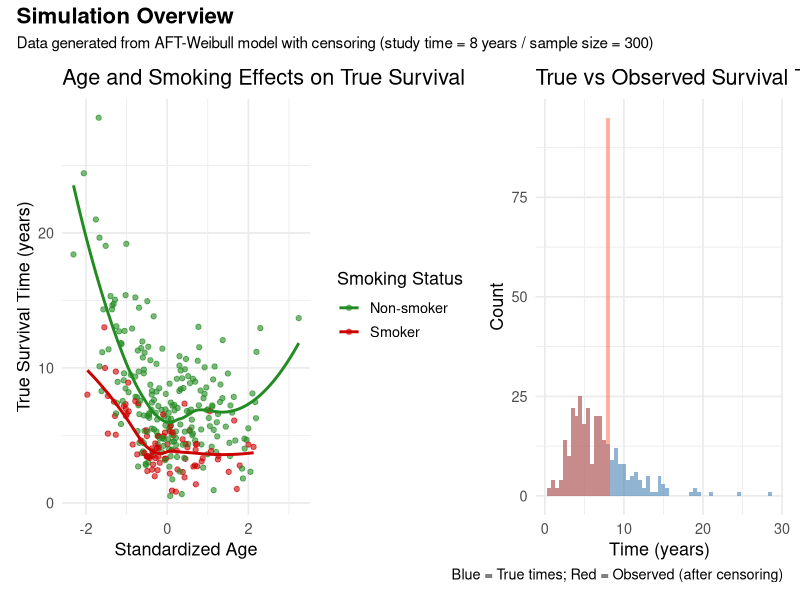
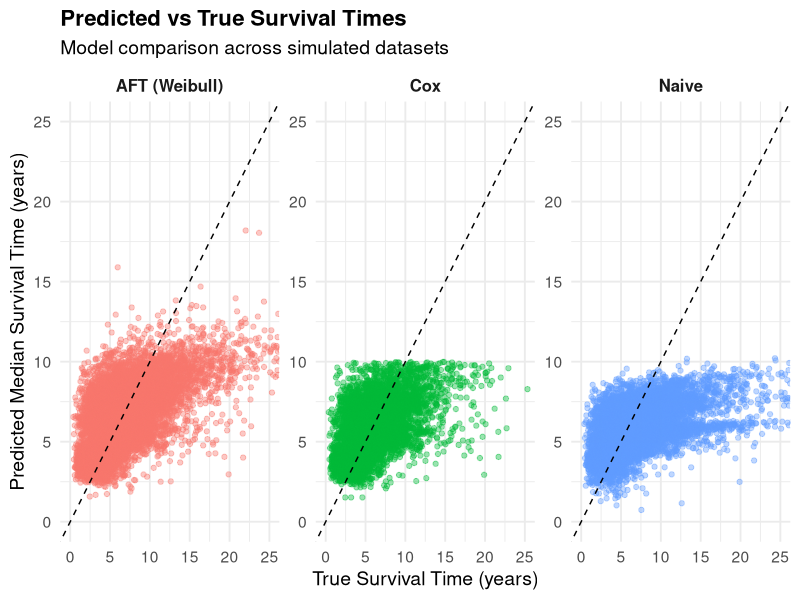
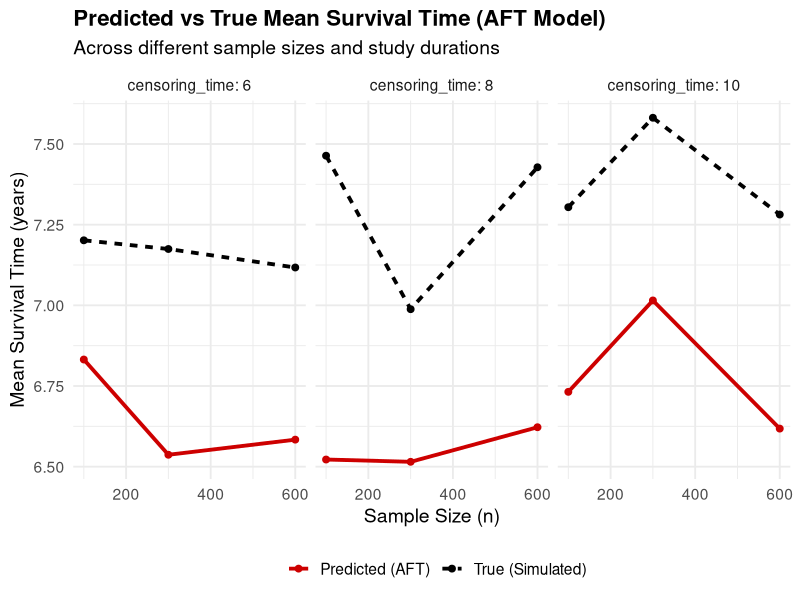
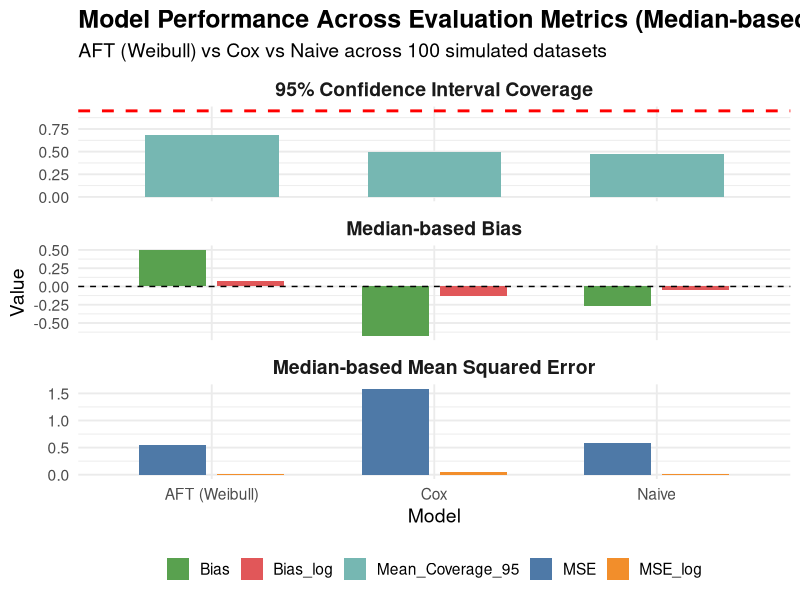

Here is the R script that generated these plots, in order:
# AFT Weibull Simulation with Multiple Sample Sizes and Censoring Schemes
# Model: T = T_0 * exp(η_AFT) where T_0 ~ Weibull(shape=α, scale=β)
# η_AFT = b_age * age_binary + b_smoker * smoker + b_sex * sex

library(dplyr)
library(tidyr)
library(survival)
library(purrr)
library(ggplot2)
library(patchwork)

### 1. Generate the data
set.seed(3456)

# Sample sizes to generate
n_points <- c(100, 300, 600)

# Censoring times (study end dates) #Chronic Non-Communicable Diseases
time1 <- 6 # years
time2 <- 8 # years  
time3 <- 10 # years
censoring_times <- c(time1, time2, time3)

# AFT Weibull parameters
alpha <- 3 # Weibull shape parameter
L_med <- 6  # Desired median lifetime for baseline group (years)
beta <- L_med / (log(2))^(1 / alpha)  # Weibull scale parameter

# AFT coefficients
b_age <- -0.25                 # Age effect
b_age2   <- 0.15 
b_smoker <- -0.6              # Smoking effect
b_sex <- 0.2                 # Sex effect

# Generate the data
gen_data <- function(n) {
  age_raw <- rnorm(n, 70, 10) #mean = 70, sd = 10
  age_std <- (age_raw - 70) / 10
  smoker  <- rbinom(n, 1, 0.3) #binary, with 30% split randomly (30% = 1 = smoker)
  sex     <- rbinom(n, 1, 0.5) #binary, with 50% split randomly
  
  # Model with parameters  
  lp <- b_age * age_std + b_age2 * (age_std^2) + b_smoker * smoker + b_sex * sex
  
  # Baseline Weibull
  T0 <- rweibull(n, shape = alpha, scale = beta)
  
  # Model with weibull baseline
  true_time <- T0 * exp(lp)
  
  # Data frame
  data.frame(
    age_std  = age_std,
    age_std2 = age_std^2,
    smoker   = smoker,
    sex      = sex,
    true_time = true_time
  )
}

# Apply censoring -> ctime = study time
apply_censoring <- function(true_time, ctime) {
  time_obs  <- pmin(true_time, ctime)
  event_obs <- as.numeric(true_time <= ctime)
  data.frame(
    time_obs = time_obs,
    event_obs = event_obs,
    censoring_rate = 1 - mean(event_obs) # mean() -> percent of event happening
  )
}

# Show an example of generated data
set.seed(123)
#example
n <- 300
ctime <- 8
#from generated data
example_df <- gen_data(n)
censored_df <- apply_censoring(example_df$true_time, ctime)
example_data <- cbind(example_df, censored_df)

# Table for example
print(head(example_data, 10))

# p1: Age vs True survival time
p1 <- ggplot(example_data, aes(x = age_std, y = true_time, color = factor(smoker))) +
  geom_point(alpha = 0.6) +
  geom_smooth(method = "loess", se = FALSE) +
  scale_color_manual(values = c("forestgreen", "red3"),
                     labels = c("Non-smoker", "Smoker")) +
  labs(
    title = "Age and Smoking Effects on True Survival",
    x = "Standardized Age", y = "True Survival Time (years)",
    color = "Smoking Status"
  ) +
  theme_minimal(base_size = 13)

# p2: True vs Observed survival times
p2 <- ggplot(example_data, aes(x = true_time)) +
  geom_histogram(binwidth = 0.5, fill = "steelblue", alpha = 0.6) +
  geom_histogram(aes(x = time_obs), binwidth = 0.5, fill = "tomato", alpha = 0.5) +
  labs(
    title = "True vs Observed Survival Times",
    x = "Time (years)", y = "Count",
    caption = "Blue = True times; Red = Observed (after censoring)"
  ) +
  theme_minimal(base_size = 13)

# Simulation Overview
overview_plot <- (p1 | p2) +
  plot_annotation(
    title = "Simulation Overview",
    subtitle = "Data generated from AFT-Weibull model with censoring (study time = 8 years / sample size = 300)",
    theme = theme(plot.title = element_text(size = 16, face = "bold"))
  )

overview_plot



### 2. Run simulation
n_datasets <- 100
datasets <- list()

for (i in 1:n_datasets) {
  n     <- sample(n_points, 1)
  ctime <- sample(censoring_times, 1)
  df  <- gen_data(n)
  cen <- apply_censoring(df$true_time, ctime)
  datasets[[paste0("dataset_", i)]] <- cbind(
    df,
    cen,
    n_points = n,
    censoring_time = ctime
  )
}

cat("datasets:", length(datasets), "\n")



### 3. Model Comparison
all_preds <- list()

for (dname in names(datasets)) {
  dat <- datasets[[dname]]
  if (sum(dat$event_obs) < 5) next
  
  # Split trainning set and test set
  set.seed(123)
  idx   <- sample(1:nrow(dat), floor(0.7 * nrow(dat))) # 0.7/0.3
  train <- dat[idx, ]
  test  <- dat[-idx, ]
  
  ## AFT model (Weibull)
  aft_fit <- tryCatch(
    survreg(
      Surv(time_obs, event_obs) ~ age_std + smoker + sex,
      data = train,
      dist = "weibull"
    ),
    error = function(e) NULL
  )
  
  aft_pred <- if (!is.null(aft_fit)) {
    predict(aft_fit, newdata = test, type = "quantile", p = 0.5)
  } else rep(NA_real_, nrow(test)) # predict the median survival time
  
  aft_pred_cap <- pmin(aft_pred, 25)  # tighter numerical cap
  
  ## Cox model
  cox_fit <- tryCatch(
    coxph(Surv(time_obs, event_obs) ~ age_std + smoker + sex, data = train),
    error = function(e) NULL
  )
  
  get_median_from_cox <- function(model, newrow) {
    bh <- basehaz(model, centered = FALSE)
    lp <- as.numeric(predict(model, newdata = newrow, type = "lp"))
    s  <- exp(-bh$hazard * exp(lp))
    idx <- which(s <= 0.5)[1]
    if (is.na(idx)) return(NA_real_)
    bh$time[idx]
  }
  
  cox_pred <- if (!is.null(cox_fit)) {
    purrr::map_dbl(1:nrow(test), ~ get_median_from_cox(cox_fit, test[.x, , drop = FALSE]))
  } else rep(NA_real_, nrow(test)) # predict the median survival time
  
  cox_pred_cap <- pmin(cox_pred, 25) # tighter numerical cap
  
  ## Naive model
  naive_fit <- lm(time_obs ~ age_std + smoker + sex, data = train)
  naive_pred <- predict(naive_fit, newdata = test)
  naive_pred_cap <- pmin(naive_pred, 25)
  
  ## All predictor
  all_preds[[dname]] <- data.frame(
    dataset_name = dname,
    true_time = test$true_time,
    aft_raw   = aft_pred_cap,
    cox_raw   = cox_pred_cap,
    naive_raw = naive_pred_cap,
    aft_log   = log(pmax(aft_pred, 1e-6)),
    cox_log   = log(pmax(cox_pred, 1e-6)),
    naive_log = log(pmax(naive_pred, 1e-6)),
    true_log  = log(test$true_time)
  )
}

# Show predictors
res_df <- bind_rows(all_preds, .id = "dataset_name")

res_long_raw <- res_df %>%
  select(dataset_name, true_time, aft_raw, cox_raw, naive_raw) %>%
  pivot_longer(cols = starts_with(c("aft", "cox", "naive")),
               names_to = "model", values_to = "pred_time") %>%
  mutate(model = factor(model,
                        levels = c("aft_raw", "cox_raw", "naive_raw"),
                        labels = c("AFT (Weibull)", "Cox", "Naive")))

# Predicted vs True Scatterplot
ggplot(res_long_raw, aes(x = true_time, y = pred_time, color = model)) +
  geom_point(alpha = 0.4, size = 1.5) +
  geom_abline(slope = 1, intercept = 0, linetype = "dashed", color = "black") +
  facet_wrap(~model, scales = "free", nrow = 1) +
  labs(
    title = "Predicted vs True Survival Times",
    subtitle = "Model comparison across simulated datasets",
    x = "True Survival Time (years)",
    y = "Predicted Median Survival Time (years)",
    color = "Model"
  ) +
  theme_minimal(base_size = 14) +
  theme(
    legend.position = "none",
    strip.text = element_text(size = 12, face = "bold"),
    plot.title = element_text(face = "bold", size = 16)
  ) +
  coord_cartesian(xlim = c(0, 25), ylim = c(0, 25))

# Predictor with different parameters
res_aft <- bind_rows(all_preds, .id = "dataset_name") %>%
  select(dataset_name, true_time, aft_pred = aft_raw) %>%
  left_join(
    bind_rows(datasets, .id = "dataset_name") %>%
      select(dataset_name, n_points, censoring_time),
    by = "dataset_name"
  ) %>%
  mutate(
    abs_error = abs(aft_pred - true_time),
    bias = aft_pred - true_time
  )

summary_aft <- res_aft %>%
  group_by(n_points, censoring_time) %>%
  summarise(
    mean_pred = mean(aft_pred, na.rm = TRUE),
    mean_true = mean(true_time, na.rm = TRUE),
    .groups = "drop"
  )

summary_aft_long <- summary_aft %>%
  pivot_longer(cols = c(mean_pred, mean_true),
               names_to = "Type", values_to = "Mean_Survival") %>%
  mutate(
    Type = recode(Type,
                  "mean_pred" = "Predicted (AFT)",
                  "mean_true" = "True (Simulated)")
  )

ggplot(summary_aft_long,
       aes(x = n_points, y = Mean_Survival,
           color = Type, linetype = Type)) +
  geom_line(linewidth = 1.3) +
  geom_point(size = 2) +
  facet_wrap(~censoring_time, labeller = label_both) +
  scale_color_manual(values = c("Predicted (AFT)" = "red3",
                                "True (Simulated)" = "black")) +
  labs(
    title = "Predicted vs True Mean Survival Time (AFT Model)",
    subtitle = "Across different sample sizes and study durations",
    x = "Sample Size (n)",
    y = "Mean Survival Time (years)",
    color = "",
    linetype = ""
  ) +
  theme_minimal(base_size = 14) +
  theme(
    plot.title = element_text(size = 16, face = "bold"),
    legend.position = "bottom"
  )



### 4. Evaluation (Median-based approach)
res <- bind_rows(all_preds)

##Winsorize helper: trim 1% extremes to avoid outliers
winsorize_vec <- function(x, lower_p = 0.01, upper_p = 0.99) {
  q <- quantile(x, probs = c(lower_p, upper_p), na.rm = TRUE)
  x[x < q[1]] <- q[1]
  x[x > q[2]] <- q[2]
  x
}

##Prepare long format for median-based computation
res_long_raw <- res %>%
  pivot_longer(cols = c(aft_raw, cox_raw, naive_raw),
               names_to = "model", values_to = "pred")

##For each dataset & model: compute median(pred) & median(true)
median_summary <- res_long_raw %>%
  group_by(dataset_name, model) %>%
  summarise(
    median_pred = median(winsorize_vec(pred), na.rm = TRUE),
    median_true = median(winsorize_vec(true_time), na.rm = TRUE),
    .groups = "drop"
  )

##Compute squared error and bias between medians
median_summary <- median_summary %>%
  mutate(
    mse_median = (median_pred - median_true)^2,
    bias_median = median_pred - median_true
  )

##Aggregate across datasets (main metrics)
overall_median <- median_summary %>%
  group_by(model) %>%
  summarise(
    Median_MSE = mean(mse_median, na.rm = TRUE),
    Median_Bias = mean(bias_median, na.rm = TRUE)
  )

cat("MEDIAN-BASED METRICS\n")
print(overall_median)


##Log-scale version (optional, for robustness check)
res_long_log <- res %>%
  pivot_longer(cols = c(aft_log, cox_log, naive_log),
               names_to = "model", values_to = "pred_log")

log_summary <- res_long_log %>%
  group_by(dataset_name, model) %>%
  summarise(
    median_pred_log = median(winsorize_vec(pred_log), na.rm = TRUE),
    median_true_log = median(winsorize_vec(true_log), na.rm = TRUE),
    mse_log = (median_pred_log - median_true_log)^2,
    bias_log = median_pred_log - median_true_log,
    .groups = "drop"
  )

overall_log <- log_summary %>%
  group_by(model) %>%
  summarise(
    Mean_MSE_log = mean(mse_log, na.rm = TRUE),
    Mean_Bias_log = mean(bias_log, na.rm = TRUE)
  )

cat("LOG-SCALE MEDIAN METRICS\n")
print(overall_log)


##CI Coverage
calc_coverage <- function(pred, true) {
  ci_low <- quantile(pred, 0.025, na.rm = TRUE)
  ci_high <- quantile(pred, 0.975, na.rm = TRUE)
  as.numeric(true >= ci_low & true <= ci_high)
}

coverage_summary <- res_long_raw %>%
  group_by(dataset_name, model) %>%
  summarise(
    coverage_95 = calc_coverage(pred, true_time),
    .groups = "drop"
  )

overall_coverage <- coverage_summary %>%
  group_by(model) %>%
  summarise(
    Mean_Coverage_95 = mean(coverage_95, na.rm = TRUE)
  )

cat("95% CI COVERAGE\n")
print(overall_coverage)


### 5. Visualization of Model Performance (Updated for Median-based Evaluation)
## Rename models for clarity
overall_median$model <- recode(overall_median$model,
                               "aft_raw" = "AFT (Weibull)",
                               "cox_raw" = "Cox",
                               "naive_raw" = "Naive")

overall_log$model <- recode(overall_log$model,
                            "aft_log" = "AFT (Weibull)",
                            "cox_log" = "Cox",
                            "naive_log" = "Naive")

overall_coverage$model <- recode(overall_coverage$model,
                                 "aft_raw" = "AFT (Weibull)",
                                 "cox_raw" = "Cox",
                                 "naive_raw" = "Naive")

## Combine all metrics into one unified table
measure_summary <- overall_median %>%
  rename(MSE = Median_MSE, Bias = Median_Bias) %>%
  left_join(overall_log %>%
              rename(MSE_log = Mean_MSE_log, Bias_log = Mean_Bias_log),
            by = "model") %>%
  left_join(overall_coverage, by = "model")

cat("\n==== Combined Model Performance Table (Median-based Evaluation) ====\n")
print(measure_summary)

## Reshape for plotting
measure_long <- measure_summary %>%
  pivot_longer(cols = -model, names_to = "Metric", values_to = "Value") %>%
  mutate(
    Metric_Group = case_when(
      grepl("MSE", Metric) ~ "Median-based Mean Squared Error",
      grepl("Bias", Metric) ~ "Median-based Bias",
      grepl("Coverage", Metric) ~ "95% Confidence Interval Coverage"
    )
  )

## Colors and plot
metric_colors <- c(
  "MSE" = "#4E79A7", "MSE_log" = "#F28E2B",
  "Bias" = "#59A14F", "Bias_log" = "#E15759",
  "Mean_Coverage_95" = "#76B7B2"
)

final_plot <- ggplot(measure_long, aes(x = model, y = Value, fill = Metric)) +
  geom_bar(stat = "identity", position = position_dodge(width = 0.7), width = 0.6) +
  facet_wrap(~Metric_Group, scales = "free_y", ncol = 1, strip.position = "top") +
  geom_hline(
    data = subset(measure_long, Metric_Group == "95% Confidence Interval Coverage"),
    aes(yintercept = 0.95),
    color = "red", linetype = "dashed", linewidth = 1
  ) +
  geom_hline(
    data = subset(measure_long, Metric_Group == "Median-based Bias"),
    aes(yintercept = 0),
    color = "black", linetype = "dashed"
  ) +
  scale_fill_manual(values = metric_colors) +
  labs(
    title = "Model Performance Across Evaluation Metrics (Median-based)",
    subtitle = "AFT (Weibull) vs Cox vs Naive across 100 simulated datasets",
    x = "Model", y = "Value", fill = "Metric"
  ) +
  theme_minimal(base_size = 14) +
  theme(
    plot.title = element_text(size = 18, face = "bold"),
    strip.text = element_text(size = 14, face = "bold"),
    legend.position = "bottom",
    legend.title = element_blank()
  )

## Show combined visualization
final_plot
